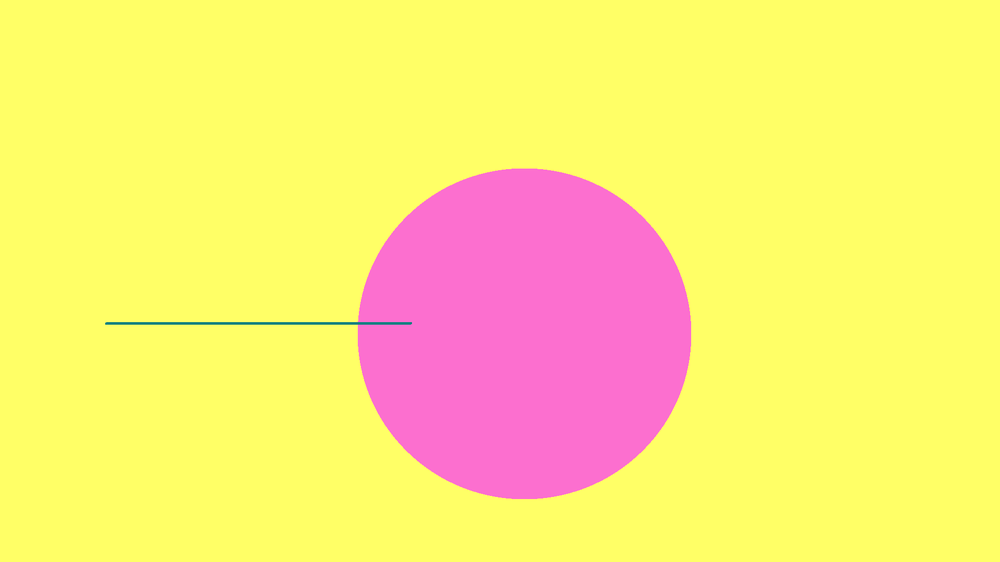
#> input picture image_combiner/images/full/colours1_full.png, 1000 x 562 px, shrunk from 1920 x 1080 before the run
$ python image_combiner_laptop.py images/full/colours1_full.png images/full/colours2_full.png images/full/colours2_full.png 5
#> lines starting #> are read from the running program, lines starting #| are printed output that depends on the picture
# Code written by Daniel Gooch for students on the Open University course TM129 in 2019.

# Version 1.0


# imports image processing functions
from PIL import Image
# needed for some of the array manipulation
import numpy as np
# needed for file handling
import os
# needed for processing inputs
import sys
# needed for timing the algorithms
import time

# output array. Global variable to assist with the clustering processing
global output

# function for comparing three arrays and returning the median values
def median(array1, array2, array3, size, size2, split_key):

    # initialises an ouput array of the correct size
    local_output = np.arange(size*size2*4).reshape(size,size2,4)

    # for each pixel in the x dimension
    for x in range(size):
        # for each pixel in the y dimension
        for y in range(size2):
            # for each pixel value RGBA
            for z in range(4):

                # get the pixel value form each image
                a = array1[x][y][z]
                b = array2[x][y][z]
                c = array3[x][y][z]

                # find the median pixel value
                if a > b:
                    if a < c:
                        median = a
                    elif b > c:
                        median = b
                    else:
                        median = c
                else:
                    if a > c:
                        median = a
                    elif b < c:
                        median = b
                    else:
                        median = c

                # set the output to the median pixel value
                local_output[x][y][z] = median

    # return the processed image array
    return local_output, split_key


# this is the starting function
if __name__== "__main__":

    # read in how many cores to run across the cluster. Must be a value between 2 and 32 [7 * 4-core Raspberry pis] + additional
    cores = int(sys.argv[4])

    # open three images and treat them as arrays of pixels iar1, iar2 and iar3 [short for imageArray1 etc]
    i1 = Image.open(str(sys.argv[1]))
#> i1 is the input picture: PIL image 1000x562 RGBA; mean R, G, B, A 254.2, 232.6, 118.2, 255
    iar1 = np.asarray(i1)


    i2 = Image.open(str(sys.argv[2]))
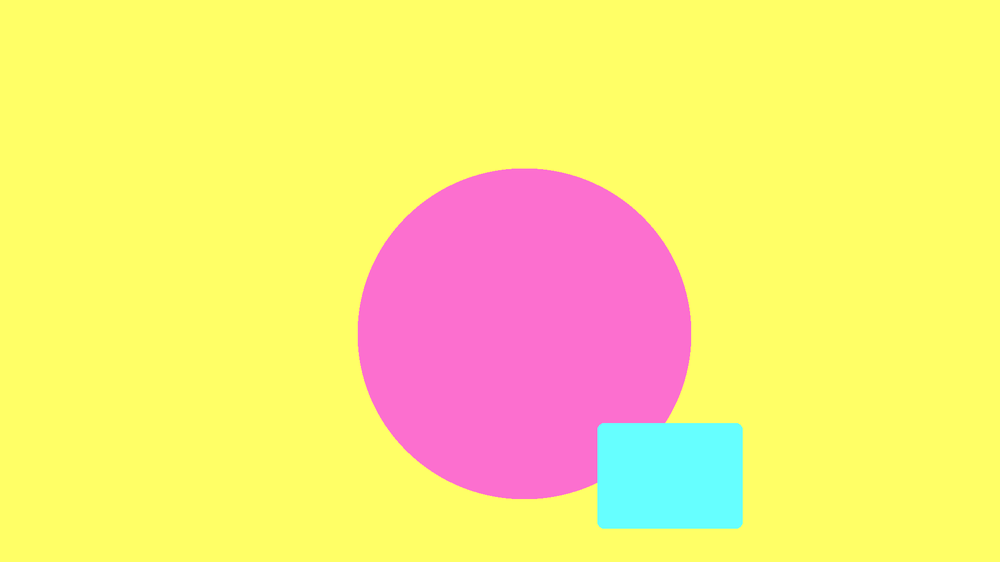
#> input picture image_combiner/images/full/colours2_full.png, 1000 x 562 px, shrunk from 1920 x 1080 before the run
#> i2 is the input picture: PIL image 1000x562 RGBA; mean R, G, B, A 250.4, 233.4, 121.9, 255
    iar2 = np.asarray(i2)


    i3 = Image.open(str(sys.argv[3]))
    iar3 = np.asarray(i3)


        # start of the second algorithm using the cluster algorithm. Start the timer.
    print('Starting timing using the cluster algorithm')
    start = time.time()


    # split each of the input image arrays into 7
    split_array1 = np.array_split(iar1, cores)
#> split_array1 = 5 items
    split_array2 = np.array_split(iar2, cores)
#> split_array2 = 5 items
    split_array3 = np.array_split(iar3, cores)
#> split_array3 = 5 items


    # create the maximum - 32 - empty arrays for recieving processed output data
    return_array_1 = []
    return_array_2 = []
    return_array_3 = []
    return_array_4 = []
    return_array_5 = []
    return_array_6 = []
    return_array_7 = []
    return_array_8 = []
    return_array_9 = []
    return_array_10 = []
    return_array_11 = []
    return_array_12 = []
    return_array_13 = []
    return_array_14 = []
    return_array_15 = []
    return_array_16 = []
    return_array_17 = []
    return_array_18 = []
    return_array_19 = []
    return_array_20 = []
    return_array_21 = []
    return_array_22 = []
    return_array_23 = []
    return_array_24 = []
    return_array_25 = []
    return_array_26 = []
    return_array_27 = []
    return_array_28 = []
    return_array_29 = []
    return_array_30 = []
    return_array_31 = []
    return_array_32 = []

    # for each split
    for split in range(cores):
        return_local_split = 99

        # run the comparison on a segment of the image
        return_local_output, return_local_split = median(split_array1[split], split_array2[split], split_array3[split], len(split_array1[split]), len(split_array1[split][0]), split)

        # based on which segment has been processed, save the output to the correct return array
        if return_local_split == 0:
            return_array_1 = return_local_output
        elif return_local_split == 1:
            return_array_2 = return_local_output
        elif return_local_split == 2:
            return_array_3 = return_local_output
        elif return_local_split == 3:
            return_array_4 = return_local_output
        elif return_local_split == 4:
            return_array_5 = return_local_output
        elif return_local_split == 5:
            return_array_6 = return_local_output
        elif return_local_split == 6:
            return_array_7 = return_local_output
        elif return_local_split == 7:
            return_array_8 = return_local_output
        elif return_local_split == 8:
            return_array_9 = return_local_output
        elif return_local_split == 9:
            return_array_10 = return_local_output
        elif return_local_split == 10:
            return_array_11 = return_local_output
        elif return_local_split == 11:
            return_array_12 = return_local_output
        elif return_local_split == 12:
            return_array_13 = return_local_output
        elif return_local_split == 13:
            return_array_14 = return_local_output
        elif return_local_split == 14:
            return_array_15 = return_local_output
        elif return_local_split == 15:
            return_array_16 = return_local_output
        elif return_local_split == 16:
            return_array_17 = return_local_output
        elif return_local_split == 17:
            return_array_18 = return_local_output
        elif return_local_split == 18:
            return_array_19 = return_local_output
        elif return_local_split == 19:
            return_array_20 = return_local_output
        elif return_local_split == 20:
            return_array_21 = return_local_output
        elif return_local_split == 21:
            return_array_22 = return_local_output
        elif return_local_split == 22:
            return_array_23 = return_local_output
        elif return_local_split == 23:
            return_array_24 = return_local_output
        elif return_local_split == 24:
            return_array_25 = return_local_output
        elif return_local_split == 25:
            return_array_26 = return_local_output
        elif return_local_split == 26:
            return_array_27 = return_local_output
        elif return_local_split == 27:
            return_array_28 = return_local_output
        elif return_local_split == 28:
            return_array_29 = return_local_output
        elif return_local_split == 29:
            return_array_30 = return_local_output
        elif return_local_split == 30:
            return_array_31 = return_local_output
        elif return_local_split == 31:
            return_array_32 = return_local_output
#> this loop made 5 passes
#> pass 1, `return_local_output, return_local_split = median(split_array1[split], ..`:
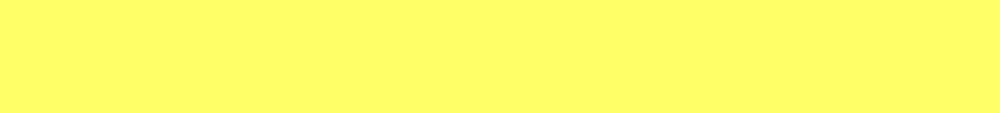
#> return_local_output: shape (113, 1000, 4) int64; mean of channels 0, 1, 2, 3 255, 255, 102, 255; drawn as R, G, B
#> pass 2, `return_local_output, return_local_split = median(split_array1[split], ..`:
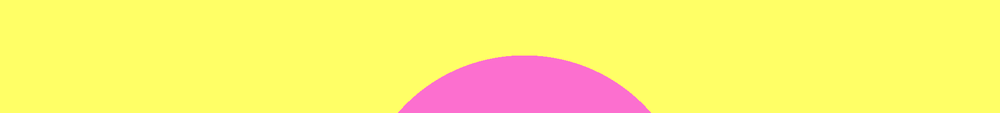
#> return_local_output: shape (113, 1000, 4) int64; mean of channels 0, 1, 2, 3 254.7, 242, 111.4, 255; drawn as R, G, B
#> pass 3, `return_local_output, return_local_split = median(split_array1[split], ..`:
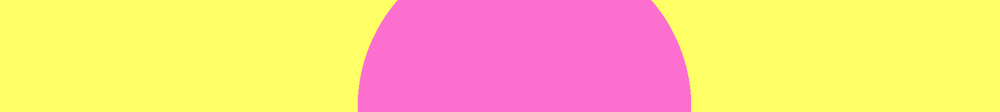
#> return_local_output: shape (112, 1000, 4) int64; mean of channels 0, 1, 2, 3 254.1, 210.4, 134.5, 255; drawn as R, G, B


    # based on the number of cores, concatenate the correct set of return arrays to construct the output image
    if cores == 2:
        output = np.concatenate((return_array_1, return_array_2))
    elif cores == 3:
        output = np.concatenate((return_array_1, return_array_2, return_array_3))
    elif cores == 4:
        output = np.concatenate((return_array_1, return_array_2, return_array_3, return_array_4))
    elif cores == 5:
        output = np.concatenate((return_array_1, return_array_2, return_array_3, return_array_4, return_array_5))
    elif cores == 6:
        output = np.concatenate((return_array_1, return_array_2, return_array_3, return_array_4, return_array_5, return_array_6))
    elif cores == 7:
        output = np.concatenate((return_array_1, return_array_2, return_array_3, return_array_4, return_array_5, return_array_6, return_array_7))

    elif cores == 8:
        output = np.concatenate((return_array_1, return_array_2, return_array_3, return_array_4, return_array_5, return_array_6, return_array_7, return_array_8))
    elif cores == 9:
        output = np.concatenate((return_array_1, return_array_2, return_array_3, return_array_4, return_array_5, return_array_6, return_array_7, return_array_8, return_array_9))
    elif cores == 10:
        output = np.concatenate((return_array_1, return_array_2, return_array_3, return_array_4, return_array_5, return_array_6, return_array_7, return_array_8, return_array_9, return_array_10))
    elif cores == 11:
        output = np.concatenate((return_array_1, return_array_2, return_array_3, return_array_4, return_array_5, return_array_6, return_array_7, return_array_8, return_array_9, return_array_10, return_array_11))
    elif cores == 12:
        output = np.concatenate((return_array_1, return_array_2, return_array_3, return_array_4, return_array_5, return_array_6, return_array_7, return_array_8, return_array_9, return_array_10, return_array_11, return_array_12))
    elif cores == 13:
        output = np.concatenate((return_array_1, return_array_2, return_array_3, return_array_4, return_array_5, return_array_6, return_array_7, return_array_8, return_array_9, return_array_10, return_array_11, return_array_12, return_array_13))
    elif cores == 14:
        output = np.concatenate((return_array_1, return_array_2, return_array_3, return_array_4, return_array_5, return_array_6, return_array_7, return_array_8, return_array_9, return_array_10, return_array_11, return_array_12, return_array_13, return_array_14))
    elif cores == 15:
        output = np.concatenate((return_array_1, return_array_2, return_array_3, return_array_4, return_array_5, return_array_6, return_array_7, return_array_8, return_array_9, return_array_10, return_array_11, return_array_12, return_array_13, return_array_14, return_array_15))
    elif cores == 16:
        output = np.concatenate((return_array_1, return_array_2, return_array_3, return_array_4, return_array_5, return_array_6, return_array_7, return_array_8, return_array_9, return_array_10, return_array_11, return_array_12, return_array_13, return_array_14, return_array_15, return_array_16))
    elif cores == 17:
        output = np.concatenate((return_array_1, return_array_2, return_array_3, return_array_4, return_array_5, return_array_6, return_array_7, return_array_8, return_array_9, return_array_10, return_array_11, return_array_12, return_array_13, return_array_14, return_array_15, return_array_16, return_array_17))
    elif cores == 18:
        output = np.concatenate((return_array_1, return_array_2, return_array_3, return_array_4, return_array_5, return_array_6, return_array_7, return_array_8, return_array_9, return_array_10, return_array_11, return_array_12, return_array_13, return_array_14, return_array_15, return_array_16, return_array_17, return_array_18))
    elif cores == 19:
        output = np.concatenate((return_array_1, return_array_2, return_array_3, return_array_4, return_array_5, return_array_6, return_array_7, return_array_8, return_array_9, return_array_10, return_array_11, return_array_12, return_array_13, return_array_14, return_array_15, return_array_16, return_array_17, return_array_18, return_array_19))
    elif cores == 20:
        output = np.concatenate((return_array_1, return_array_2, return_array_3, return_array_4, return_array_5, return_array_6, return_array_7, return_array_8, return_array_9, return_array_10, return_array_11, return_array_12, return_array_13, return_array_14, return_array_15, return_array_16, return_array_17, return_array_18, return_array_19, return_array_20))
    elif cores == 21:
        output = np.concatenate((return_array_1, return_array_2, return_array_3, return_array_4, return_array_5, return_array_6, return_array_7, return_array_8, return_array_9, return_array_10, return_array_11, return_array_12, return_array_13, return_array_14, return_array_15, return_array_16, return_array_17, return_array_18, return_array_19, return_array_20, return_array_21))
    elif cores == 22:
        output = np.concatenate((return_array_1, return_array_2, return_array_3, return_array_4, return_array_5, return_array_6, return_array_7, return_array_8, return_array_9, return_array_10, return_array_11, return_array_12, return_array_13, return_array_14, return_array_15, return_array_16, return_array_17, return_array_18, return_array_19, return_array_20, return_array_21, return_array_22))
    elif cores == 23:
        output = np.concatenate((return_array_1, return_array_2, return_array_3, return_array_4, return_array_5, return_array_6, return_array_7, return_array_8, return_array_9, return_array_10, return_array_11, return_array_12, return_array_13, return_array_14, return_array_15, return_array_16, return_array_17, return_array_18, return_array_19, return_array_20, return_array_21, return_array_22, return_array_23))
    elif cores == 24:
        output = np.concatenate((return_array_1, return_array_2, return_array_3, return_array_4, return_array_5, return_array_6, return_array_7, return_array_8, return_array_9, return_array_10, return_array_11, return_array_12, return_array_13, return_array_14, return_array_15, return_array_16, return_array_17, return_array_18, return_array_19, return_array_20, return_array_21, return_array_22, return_array_23, return_array_24))
    elif cores == 25:
        output = np.concatenate((return_array_1, return_array_2, return_array_3, return_array_4, return_array_5, return_array_6, return_array_7, return_array_8, return_array_9, return_array_10, return_array_11, return_array_12, return_array_13, return_array_14, return_array_15, return_array_16, return_array_17, return_array_18, return_array_19, return_array_20, return_array_21, return_array_22, return_array_23, return_array_24, return_array_25))
    elif cores == 26:
        output = np.concatenate((return_array_1, return_array_2, return_array_3, return_array_4, return_array_5, return_array_6, return_array_7, return_array_8, return_array_9, return_array_10, return_array_11, return_array_12, return_array_13, return_array_14, return_array_15, return_array_16, return_array_17, return_array_18, return_array_19, return_array_20, return_array_21, return_array_22, return_array_23, return_array_24, return_array_25, return_array_26))
    elif cores == 27:
        output = np.concatenate((return_array_1, return_array_2, return_array_3, return_array_4, return_array_5, return_array_6, return_array_7, return_array_8, return_array_9, return_array_10, return_array_11, return_array_12, return_array_13, return_array_14, return_array_15, return_array_16, return_array_17, return_array_18, return_array_19, return_array_20, return_array_21, return_array_22, return_array_23, return_array_24, return_array_25, return_array_26, return_array_27))
    elif cores == 28:
        output = np.concatenate((return_array_1, return_array_2, return_array_3, return_array_4, return_array_5, return_array_6, return_array_7, return_array_8, return_array_9, return_array_10, return_array_11, return_array_12, return_array_13, return_array_14, return_array_15, return_array_16, return_array_17, return_array_18, return_array_19, return_array_20, return_array_21, return_array_22, return_array_23, return_array_24, return_array_25, return_array_26, return_array_27, return_array_28))
    elif cores == 29:
        output = np.concatenate((return_array_1, return_array_2, return_array_3, return_array_4, return_array_5, return_array_6, return_array_7, return_array_8, return_array_9, return_array_10, return_array_11, return_array_12, return_array_13, return_array_14, return_array_15, return_array_16, return_array_17, return_array_18, return_array_19, return_array_20, return_array_21, return_array_22, return_array_23, return_array_24, return_array_25, return_array_26, return_array_27, return_array_28, return_array_29))
    elif cores == 30:
        output = np.concatenate((return_array_1, return_array_2, return_array_3, return_array_4, return_array_5, return_array_6, return_array_7, return_array_8, return_array_9, return_array_10, return_array_11, return_array_12, return_array_13, return_array_14, return_array_15, return_array_16, return_array_17, return_array_18, return_array_19, return_array_20, return_array_21, return_array_22, return_array_23, return_array_24, return_array_25, return_array_26, return_array_27, return_array_28, return_array_29, return_array_30))
    elif cores == 31:
        output = np.concatenate((return_array_1, return_array_2, return_array_3, return_array_4, return_array_5, return_array_6, return_array_7, return_array_8, return_array_9, return_array_10, return_array_11, return_array_12, return_array_13, return_array_14, return_array_15, return_array_16, return_array_17, return_array_18, return_array_19, return_array_20, return_array_21, return_array_22, return_array_23, return_array_24, return_array_25, return_array_26, return_array_27, return_array_28, return_array_29, return_array_30, return_array_31))
    elif cores == 32:
        output = np.concatenate((return_array_1, return_array_2, return_array_3, return_array_4, return_array_5, return_array_6, return_array_7, return_array_8, return_array_9, return_array_10, return_array_11, return_array_12, return_array_13, return_array_14, return_array_15, return_array_16, return_array_17, return_array_18, return_array_19, return_array_20, return_array_21, return_array_22, return_array_23, return_array_24, return_array_25, return_array_26, return_array_27, return_array_28, return_array_29, return_array_30, return_array_31, return_array_32))

    # output the output array as a png
    if os.path.exists("output2.png"):
        os.remove("output2.png")

    output = output.astype('uint8')

    new_im = Image.fromarray(output, 'RGBA')
    new_im.save("output2.png")


    # end the timer
    end = time.time()
    end_timer = end-start
    end_timer = float("{0:.5f}".format(end_timer))

    print('The cluster algorithm took ' + str(end_timer) + ' seconds')


    # start of the first algorithm on an individual process. Start the timer.
    print('Starting timing on an individual process')
    start = time.time()


    # get the dimensions for the image array of image 1. The assumptions are 1) all three input images
    # are the same size and 2) we are dealing with RGBA images
    size = len(iar1)
#> size = 562
    size2 = len(iar1[0])
#> size2 = 1000

    # initialise an empty array of the correct size
    output = np.arange(size*size2*4).reshape(size,size2,4)
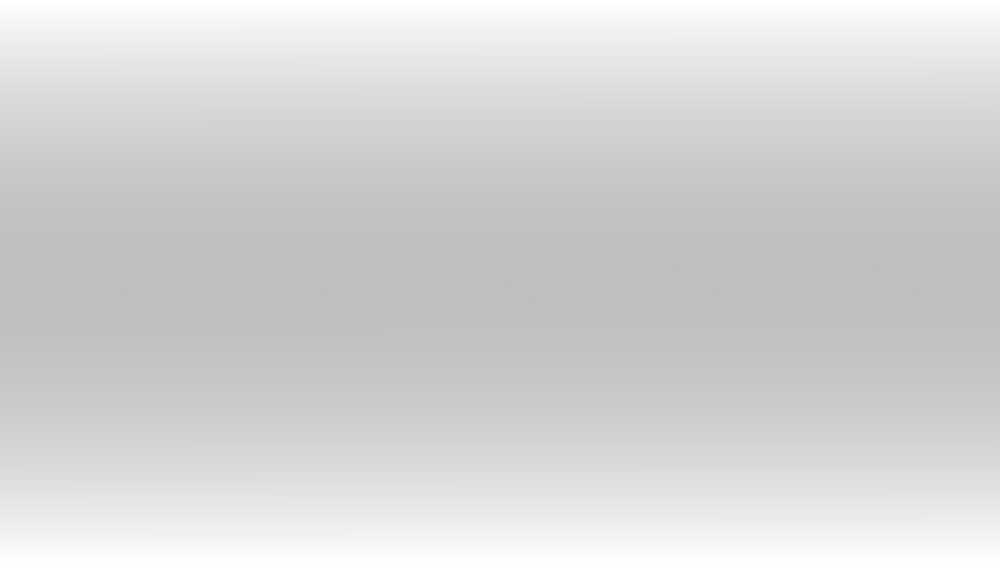
#> output: shape (562, 1000, 4) int64; mean of channels 0, 1, 2, 3 1123998, 1123999, 1124000, 1124001; transparent parts drawn white

    # run the processing of the images across the whole image
    output, temp = median(iar1, iar2, iar3, size, size2, 0)
#> temp = 0

    # output the output array as a png
    if os.path.exists("output1.png"):
        os.remove("output1.png")

    output = output.astype('uint8')

    new_im = Image.fromarray(output, 'RGBA')
    new_im.save("output1.png")

    # end the timer
    end = time.time()
    end_timer = end-start
    end_timer = float("{0:.5f}".format(end_timer))

    print('The single process algorithm took ' + str(end_timer) + ' seconds')
